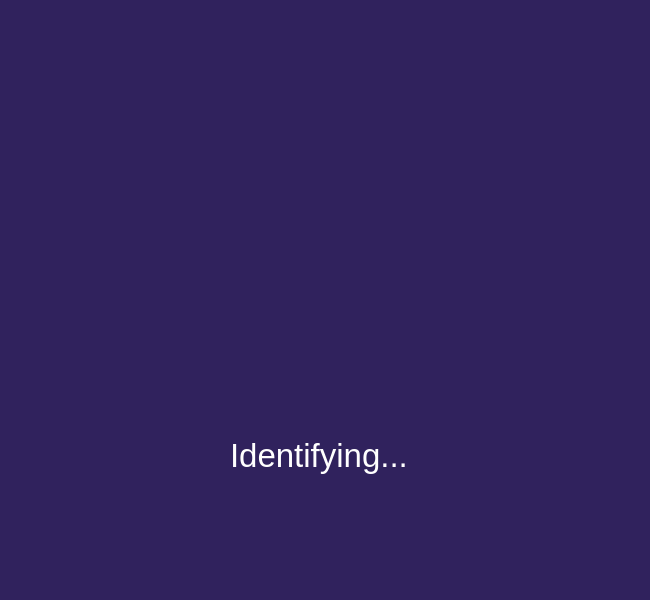
<?xml version="1.0" encoding="UTF-8"?>
<ui version="4.0">
 <class>identifying</class>
 <widget class="QFrame" name="identifying">
  <property name="geometry">
   <rect>
    <x>0</x>
    <y>0</y>
    <width>650</width>
    <height>600</height>
   </rect>
  </property>
  <property name="palette">
   <palette>
    <active>
     <colorrole role="WindowText">
      <brush brushstyle="SolidPattern">
       <color alpha="255">
        <red>255</red>
        <green>255</green>
        <blue>255</blue>
       </color>
      </brush>
     </colorrole>
     <colorrole role="Button">
      <brush brushstyle="SolidPattern">
       <color alpha="255">
        <red>48</red>
        <green>34</green>
        <blue>93</blue>
       </color>
      </brush>
     </colorrole>
     <colorrole role="Light">
      <brush brushstyle="SolidPattern">
       <color alpha="255">
        <red>72</red>
        <green>51</green>
        <blue>139</blue>
       </color>
      </brush>
     </colorrole>
     <colorrole role="Midlight">
      <brush brushstyle="SolidPattern">
       <color alpha="255">
        <red>60</red>
        <green>42</green>
        <blue>116</blue>
       </color>
      </brush>
     </colorrole>
     <colorrole role="Dark">
      <brush brushstyle="SolidPattern">
       <color alpha="255">
        <red>24</red>
        <green>17</green>
        <blue>46</blue>
       </color>
      </brush>
     </colorrole>
     <colorrole role="Mid">
      <brush brushstyle="SolidPattern">
       <color alpha="255">
        <red>32</red>
        <green>23</green>
        <blue>62</blue>
       </color>
      </brush>
     </colorrole>
     <colorrole role="Text">
      <brush brushstyle="SolidPattern">
       <color alpha="255">
        <red>255</red>
        <green>255</green>
        <blue>255</blue>
       </color>
      </brush>
     </colorrole>
     <colorrole role="BrightText">
      <brush brushstyle="SolidPattern">
       <color alpha="255">
        <red>255</red>
        <green>255</green>
        <blue>255</blue>
       </color>
      </brush>
     </colorrole>
     <colorrole role="ButtonText">
      <brush brushstyle="SolidPattern">
       <color alpha="255">
        <red>255</red>
        <green>255</green>
        <blue>255</blue>
       </color>
      </brush>
     </colorrole>
     <colorrole role="Base">
      <brush brushstyle="SolidPattern">
       <color alpha="255">
        <red>0</red>
        <green>0</green>
        <blue>0</blue>
       </color>
      </brush>
     </colorrole>
     <colorrole role="Window">
      <brush brushstyle="SolidPattern">
       <color alpha="255">
        <red>48</red>
        <green>34</green>
        <blue>93</blue>
       </color>
      </brush>
     </colorrole>
     <colorrole role="Shadow">
      <brush brushstyle="SolidPattern">
       <color alpha="255">
        <red>0</red>
        <green>0</green>
        <blue>0</blue>
       </color>
      </brush>
     </colorrole>
     <colorrole role="AlternateBase">
      <brush brushstyle="SolidPattern">
       <color alpha="255">
        <red>24</red>
        <green>17</green>
        <blue>46</blue>
       </color>
      </brush>
     </colorrole>
     <colorrole role="ToolTipBase">
      <brush brushstyle="SolidPattern">
       <color alpha="255">
        <red>255</red>
        <green>255</green>
        <blue>220</blue>
       </color>
      </brush>
     </colorrole>
     <colorrole role="ToolTipText">
      <brush brushstyle="SolidPattern">
       <color alpha="255">
        <red>0</red>
        <green>0</green>
        <blue>0</blue>
       </color>
      </brush>
     </colorrole>
     <colorrole role="PlaceholderText">
      <brush brushstyle="SolidPattern">
       <color alpha="127">
        <red>255</red>
        <green>255</green>
        <blue>255</blue>
       </color>
      </brush>
     </colorrole>
     <colorrole role="Accent">
      <brush brushstyle="SolidPattern">
       <color alpha="255">
        <red>0</red>
        <green>0</green>
        <blue>0</blue>
       </color>
      </brush>
     </colorrole>
    </active>
    <inactive>
     <colorrole role="WindowText">
      <brush brushstyle="SolidPattern">
       <color alpha="255">
        <red>255</red>
        <green>255</green>
        <blue>255</blue>
       </color>
      </brush>
     </colorrole>
     <colorrole role="Button">
      <brush brushstyle="SolidPattern">
       <color alpha="255">
        <red>48</red>
        <green>34</green>
        <blue>93</blue>
       </color>
      </brush>
     </colorrole>
     <colorrole role="Light">
      <brush brushstyle="SolidPattern">
       <color alpha="255">
        <red>72</red>
        <green>51</green>
        <blue>139</blue>
       </color>
      </brush>
     </colorrole>
     <colorrole role="Midlight">
      <brush brushstyle="SolidPattern">
       <color alpha="255">
        <red>60</red>
        <green>42</green>
        <blue>116</blue>
       </color>
      </brush>
     </colorrole>
     <colorrole role="Dark">
      <brush brushstyle="SolidPattern">
       <color alpha="255">
        <red>24</red>
        <green>17</green>
        <blue>46</blue>
       </color>
      </brush>
     </colorrole>
     <colorrole role="Mid">
      <brush brushstyle="SolidPattern">
       <color alpha="255">
        <red>32</red>
        <green>23</green>
        <blue>62</blue>
       </color>
      </brush>
     </colorrole>
     <colorrole role="Text">
      <brush brushstyle="SolidPattern">
       <color alpha="255">
        <red>255</red>
        <green>255</green>
        <blue>255</blue>
       </color>
      </brush>
     </colorrole>
     <colorrole role="BrightText">
      <brush brushstyle="SolidPattern">
       <color alpha="255">
        <red>255</red>
        <green>255</green>
        <blue>255</blue>
       </color>
      </brush>
     </colorrole>
     <colorrole role="ButtonText">
      <brush brushstyle="SolidPattern">
       <color alpha="255">
        <red>255</red>
        <green>255</green>
        <blue>255</blue>
       </color>
      </brush>
     </colorrole>
     <colorrole role="Base">
      <brush brushstyle="SolidPattern">
       <color alpha="255">
        <red>0</red>
        <green>0</green>
        <blue>0</blue>
       </color>
      </brush>
     </colorrole>
     <colorrole role="Window">
      <brush brushstyle="SolidPattern">
       <color alpha="255">
        <red>48</red>
        <green>34</green>
        <blue>93</blue>
       </color>
      </brush>
     </colorrole>
     <colorrole role="Shadow">
      <brush brushstyle="SolidPattern">
       <color alpha="255">
        <red>0</red>
        <green>0</green>
        <blue>0</blue>
       </color>
      </brush>
     </colorrole>
     <colorrole role="AlternateBase">
      <brush brushstyle="SolidPattern">
       <color alpha="255">
        <red>24</red>
        <green>17</green>
        <blue>46</blue>
       </color>
      </brush>
     </colorrole>
     <colorrole role="ToolTipBase">
      <brush brushstyle="SolidPattern">
       <color alpha="255">
        <red>255</red>
        <green>255</green>
        <blue>220</blue>
       </color>
      </brush>
     </colorrole>
     <colorrole role="ToolTipText">
      <brush brushstyle="SolidPattern">
       <color alpha="255">
        <red>0</red>
        <green>0</green>
        <blue>0</blue>
       </color>
      </brush>
     </colorrole>
     <colorrole role="PlaceholderText">
      <brush brushstyle="SolidPattern">
       <color alpha="127">
        <red>255</red>
        <green>255</green>
        <blue>255</blue>
       </color>
      </brush>
     </colorrole>
     <colorrole role="Accent">
      <brush brushstyle="SolidPattern">
       <color alpha="255">
        <red>0</red>
        <green>0</green>
        <blue>0</blue>
       </color>
      </brush>
     </colorrole>
    </inactive>
    <disabled>
     <colorrole role="WindowText">
      <brush brushstyle="SolidPattern">
       <color alpha="255">
        <red>24</red>
        <green>17</green>
        <blue>46</blue>
       </color>
      </brush>
     </colorrole>
     <colorrole role="Button">
      <brush brushstyle="SolidPattern">
       <color alpha="255">
        <red>48</red>
        <green>34</green>
        <blue>93</blue>
       </color>
      </brush>
     </colorrole>
     <colorrole role="Light">
      <brush brushstyle="SolidPattern">
       <color alpha="255">
        <red>72</red>
        <green>51</green>
        <blue>139</blue>
       </color>
      </brush>
     </colorrole>
     <colorrole role="Midlight">
      <brush brushstyle="SolidPattern">
       <color alpha="255">
        <red>60</red>
        <green>42</green>
        <blue>116</blue>
       </color>
      </brush>
     </colorrole>
     <colorrole role="Dark">
      <brush brushstyle="SolidPattern">
       <color alpha="255">
        <red>24</red>
        <green>17</green>
        <blue>46</blue>
       </color>
      </brush>
     </colorrole>
     <colorrole role="Mid">
      <brush brushstyle="SolidPattern">
       <color alpha="255">
        <red>32</red>
        <green>23</green>
        <blue>62</blue>
       </color>
      </brush>
     </colorrole>
     <colorrole role="Text">
      <brush brushstyle="SolidPattern">
       <color alpha="255">
        <red>24</red>
        <green>17</green>
        <blue>46</blue>
       </color>
      </brush>
     </colorrole>
     <colorrole role="BrightText">
      <brush brushstyle="SolidPattern">
       <color alpha="255">
        <red>255</red>
        <green>255</green>
        <blue>255</blue>
       </color>
      </brush>
     </colorrole>
     <colorrole role="ButtonText">
      <brush brushstyle="SolidPattern">
       <color alpha="255">
        <red>24</red>
        <green>17</green>
        <blue>46</blue>
       </color>
      </brush>
     </colorrole>
     <colorrole role="Base">
      <brush brushstyle="SolidPattern">
       <color alpha="255">
        <red>48</red>
        <green>34</green>
        <blue>93</blue>
       </color>
      </brush>
     </colorrole>
     <colorrole role="Window">
      <brush brushstyle="SolidPattern">
       <color alpha="255">
        <red>48</red>
        <green>34</green>
        <blue>93</blue>
       </color>
      </brush>
     </colorrole>
     <colorrole role="Shadow">
      <brush brushstyle="SolidPattern">
       <color alpha="255">
        <red>0</red>
        <green>0</green>
        <blue>0</blue>
       </color>
      </brush>
     </colorrole>
     <colorrole role="AlternateBase">
      <brush brushstyle="SolidPattern">
       <color alpha="255">
        <red>48</red>
        <green>34</green>
        <blue>93</blue>
       </color>
      </brush>
     </colorrole>
     <colorrole role="ToolTipBase">
      <brush brushstyle="SolidPattern">
       <color alpha="255">
        <red>255</red>
        <green>255</green>
        <blue>220</blue>
       </color>
      </brush>
     </colorrole>
     <colorrole role="ToolTipText">
      <brush brushstyle="SolidPattern">
       <color alpha="255">
        <red>0</red>
        <green>0</green>
        <blue>0</blue>
       </color>
      </brush>
     </colorrole>
     <colorrole role="PlaceholderText">
      <brush brushstyle="SolidPattern">
       <color alpha="127">
        <red>24</red>
        <green>17</green>
        <blue>46</blue>
       </color>
      </brush>
     </colorrole>
     <colorrole role="Accent">
      <brush brushstyle="SolidPattern">
       <color alpha="255">
        <red>34</red>
        <green>24</green>
        <blue>65</blue>
       </color>
      </brush>
     </colorrole>
    </disabled>
   </palette>
  </property>
  <property name="windowTitle">
   <string>Frame</string>
  </property>
  <property name="autoFillBackground">
   <bool>true</bool>
  </property>
  <widget class="QLabel" name="identifying_label">
   <property name="geometry">
    <rect>
     <x>230</x>
     <y>430</y>
     <width>190</width>
     <height>50</height>
    </rect>
   </property>
   <property name="font">
    <font>
     <pointsize>25</pointsize>
    </font>
   </property>
   <property name="text">
    <string>Identifying...</string>
   </property>
  </widget>
 </widget>
 <resources/>
 <connections/>
</ui>
